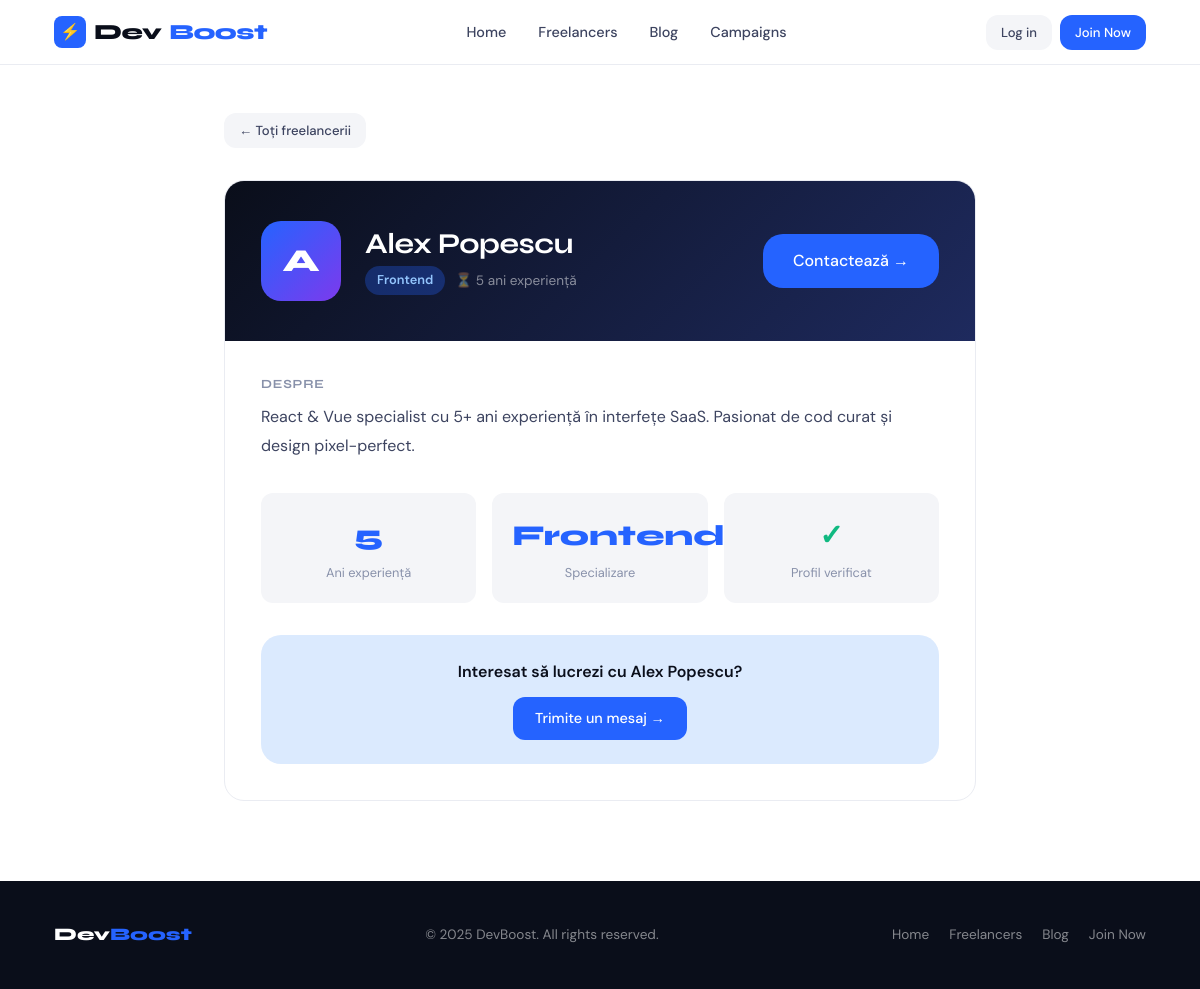
The page /freelancers/8/ on the database its author committed.
### core/models.py (models this page shows, shortened)
class Freelancer(models.Model):
    user = models.OneToOneField(
        User, on_delete=models.CASCADE,
        null=True, blank=True, related_name='freelancer_profile'
    )
    full_name = models.CharField(max_length=200)
    skill = models.CharField(max_length=100, choices=SKILL_CHOICES)
    description = models.TextField(blank=True, default='')
    experience_years = models.IntegerField(default=1)

### core/views.py (the view)
# urls.py: path('freelancers/<int:freelancer_id>/', views.freelancer_detail, name='freelancer_detail'),
def freelancer_detail(request, freelancer_id):
    freelancer = get_object_or_404(Freelancer, id=freelancer_id)
    return render(request, 'core/freelancer_detail.html', {'freelancer': freelancer})

### core/templates/core/freelancer_detail.html (shortened to what this page needs)
{% extends 'core/base.html' %}
{% block content %}
<div class="container" style="max-width:800px; padding-top:48px; padding-bottom:80px;">
  <a href="{% url 'freelancers' %}" class="btn btn--ghost btn--sm" style="margin-bottom:32px; display:inline-flex;">← Toți freelancerii</a>
  <div style="background:var(--surface); border:1px solid var(--surface-3); border-radius:var(--radius-lg); overflow:hidden;">
    <div style="background:linear-gradient(135deg, #0a0e1a 0%, #1e2a5e 100%); padding:40px 36px; display:flex; align-items:center; gap:24px; flex-wrap:wrap;">
      <div style="width:80px; height:80px; background:linear-gradient(135deg, var(--accent) 0%, #7c3aed 100%); border-radius:20px; display:flex; align-items:center; justify-content:center; font-family:'Syne',sans-serif; font-weight:800; color:white; font-size:2rem; flex-shrink:0;">
        {{ freelancer.full_name|slice:":1"|upper }}
      </div>
      <div style="flex:1;">
        <h1 style="color:white; font-size:1.8rem; letter-spacing:-0.5px; margin-bottom:6px;">{{ freelancer.full_name }}</h1>
        <div style="display:flex; align-items:center; gap:10px; flex-wrap:wrap;">
          <span style="background:rgba(37,99,255,0.3); color:#93c5fd; font-size:0.8rem; font-weight:600; padding:4px 12px; border-radius:100px;">{{ freelancer.skill }}</span>
          <span style="color:rgba(255,255,255,0.5); font-size:0.85rem;">⏳ {{ freelancer.experience_years }} ani experiență</span>
        </div>
      </div>
      <a href="{% url 'contact_freelancer' freelancer.id %}" class="btn btn--primary btn--lg">
        Contactează →
      </a>
    </div>
    <div style="padding:36px;">
      <h2 style="font-size:1rem; font-weight:700; margin-bottom:12px; color:var(--ink-faint); text-transform:uppercase; letter-spacing:0.8px; font-size:0.78rem;">Despre</h2>
      <p style="font-size:1rem; line-height:1.8; color:var(--ink-muted); margin-bottom:32px;">
        {{ freelancer.description|default:"Nicio descriere adăugată încă." }}
      </p>
      <div style="display:grid; grid-template-columns:repeat(auto-fit, minmax(160px,1fr)); gap:16px; margin-bottom:32px;">
        <div style="background:var(--surface-2); border-radius:var(--radius); padding:20px; text-align:center;">
          <div style="font-family:'Syne',sans-serif; font-size:1.8rem; font-weight:800; color:var(--accent);">{{ freelancer.experience_years }}</div>
          <div style="font-size:0.8rem; color:var(--ink-faint); margin-top:4px;">Ani experiență</div>
        </div>
        <div style="background:var(--surface-2); border-radius:var(--radius); padding:20px; text-align:center;">
          <div style="font-family:'Syne',sans-serif; font-size:1.8rem; font-weight:800; color:var(--accent);">{{ freelancer.skill }}</div>
          <div style="font-size:0.8rem; color:var(--ink-faint); margin-top:4px;">Specializare</div>
        </div>
        <div style="background:var(--surface-2); border-radius:var(--radius); padding:20px; text-align:center;">
          <div style="font-family:'Syne',sans-serif; font-size:1.8rem; font-weight:800; color:var(--success);">✓</div>
          <div style="font-size:0.8rem; color:var(--ink-faint); margin-top:4px;">Profil verificat</div>
        </div>
      </div>
      <div style="background:var(--accent-light); border-radius:var(--radius-lg); padding:24px; text-align:center;">
        <p style="font-weight:600; margin-bottom:12px;">Interesat să lucrezi cu {{ freelancer.full_name }}?</p>
        <a href="{% url 'contact_freelancer' freelancer.id %}" class="btn btn--primary">Trimite un mesaj →</a>
      </div>
    </div>
  </div>
</div>
{% endblock %}

### core/static/core/css/style.css (style rules this page uses)
:root { --ink: #0a0e1a; --ink-muted: #3d4460; --ink-faint: #8891aa; --surface: #ffffff; --surface-2: #f4f5f8; --surface-3: #eaecf2; --accent: #2563ff; --accent-light: #dbeafe; --accent-glow: rgba(37,99,255,0.15); --success: #10b981; --warn: #f59e0b; --radius: 12px; --radius-lg: 20px; --shadow-sm: 0 1px 3px rgba(10,14,26,.08), 0 1px 2px rgba(10,14,26,.04); --shadow: 0 4px 16px rgba(10,14,26,.10), 0 1px 4px rgba(10,14,26,.06); --shadow-lg: 0 16px 48px rgba(10,14,26,.14), 0 4px 12px rgba(10,14,26,.08); }
*, *::before, *::after { box-sizing: border-box; margin: 0; padding: 0; }
html { scroll-behavior: smooth; }
body { font-family: 'DM Sans', sans-serif; font-size: 16px; line-height: 1.6; color: var(--ink); background: var(--surface); -webkit-font-smoothing: antialiased; }
h1, h2, h3, h4, h5 { font-family: 'Syne', sans-serif; line-height: 1.15; font-weight: 700; }
a { color: var(--accent); text-decoration: none; }
.container { max-width: 1140px; margin: 0 auto; padding: 0 24px; }
.btn { display: inline-flex; align-items: center; gap: 8px; padding: 10px 22px; border-radius: var(--radius); font-family: 'DM Sans', sans-serif; font-size: 0.9rem; font-weight: 500; cursor: pointer; border: none; transition: all 0.2s; text-decoration: none; white-space: nowrap; }
.btn--primary { background: var(--accent); color: white; box-shadow: 0 0 0 0 var(--accent-glow); }
.btn--ghost { background: var(--surface-2); color: var(--ink-muted); }
.btn--lg { padding: 14px 30px; font-size: 1rem; border-radius: var(--radius-lg); }
.btn--sm { padding: 7px 15px; font-size: 0.82rem; }

### rows shown on the page
Freelancer: full_name "A", full_name "Alex Popescu", skill "Frontend", experience_years "5", description "React & Vue specialist cu 5+ ani experiență în interfețe SaaS. Pasionat de cod curat și design pixel-perfect."
